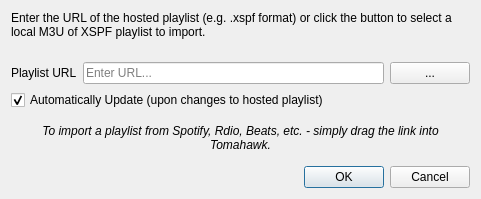
<?xml version="1.0" encoding="UTF-8"?>
<ui version="4.0">
 <class>LoadPlaylist</class>
 <widget class="QDialog" name="LoadPlaylist">
  <property name="geometry">
   <rect>
    <x>0</x>
    <y>0</y>
    <width>481</width>
    <height>199</height>
   </rect>
  </property>
  <property name="windowTitle">
   <string>Load Playlist</string>
  </property>
  <layout class="QVBoxLayout" name="verticalLayout">
   <item>
    <widget class="QLabel" name="helperText">
     <property name="text">
      <string>Enter the URL of the hosted playlist (e.g. .xspf format) or click the button to select a local M3U of XSPF playlist to import.</string>
     </property>
     <property name="alignment">
      <set>Qt::AlignLeading|Qt::AlignLeft|Qt::AlignTop</set>
     </property>
     <property name="wordWrap">
      <bool>true</bool>
     </property>
    </widget>
   </item>
   <item>
    <layout class="QHBoxLayout" name="horizontalLayout">
     <item>
      <widget class="QLabel" name="label">
       <property name="text">
        <string>Playlist URL</string>
       </property>
      </widget>
     </item>
     <item>
      <widget class="QLineEdit" name="lineEdit">
       <property name="placeholderText">
        <string>Enter URL...</string>
       </property>
      </widget>
     </item>
     <item>
      <widget class="QPushButton" name="navigateButton">
       <property name="sizePolicy">
        <sizepolicy hsizetype="Minimum" vsizetype="Fixed">
         <horstretch>0</horstretch>
         <verstretch>0</verstretch>
        </sizepolicy>
       </property>
       <property name="text">
        <string>...</string>
       </property>
      </widget>
     </item>
    </layout>
   </item>
   <item>
    <widget class="QCheckBox" name="autoUpdate">
     <property name="text">
      <string>Automatically Update (upon changes to hosted playlist)</string>
     </property>
     <property name="checked">
      <bool>true</bool>
     </property>
    </widget>
   </item>
   <item>
    <widget class="QLabel" name="label_2">
     <property name="font">
      <font>
       <italic>true</italic>
      </font>
     </property>
     <property name="text">
      <string>To import a playlist from Spotify, Rdio, Beats, etc. - simply drag the link into Tomahawk.</string>
     </property>
     <property name="alignment">
      <set>Qt::AlignCenter</set>
     </property>
     <property name="wordWrap">
      <bool>true</bool>
     </property>
    </widget>
   </item>
   <item>
    <widget class="QDialogButtonBox" name="buttonBox">
     <property name="orientation">
      <enum>Qt::Horizontal</enum>
     </property>
     <property name="standardButtons">
      <set>QDialogButtonBox::Cancel|QDialogButtonBox::Ok</set>
     </property>
    </widget>
   </item>
  </layout>
 </widget>
 <resources/>
 <connections>
  <connection>
   <sender>buttonBox</sender>
   <signal>accepted()</signal>
   <receiver>LoadPlaylist</receiver>
   <slot>accept()</slot>
   <hints>
    <hint type="sourcelabel">
     <x>248</x>
     <y>254</y>
    </hint>
    <hint type="destinationlabel">
     <x>157</x>
     <y>274</y>
    </hint>
   </hints>
  </connection>
  <connection>
   <sender>buttonBox</sender>
   <signal>rejected()</signal>
   <receiver>LoadPlaylist</receiver>
   <slot>reject()</slot>
   <hints>
    <hint type="sourcelabel">
     <x>316</x>
     <y>260</y>
    </hint>
    <hint type="destinationlabel">
     <x>286</x>
     <y>274</y>
    </hint>
   </hints>
  </connection>
 </connections>
</ui>
